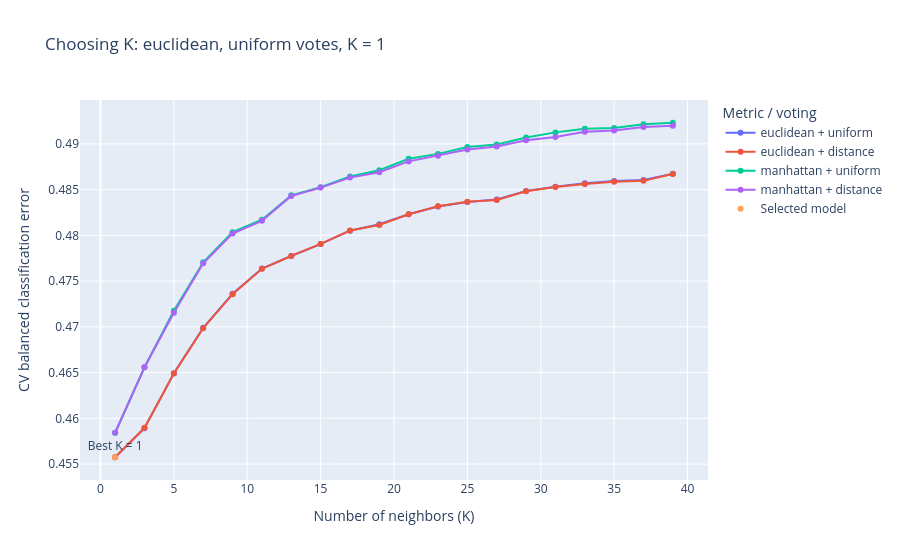

Source (notebook cell):
### Code cell
# create text label for each metric/voting combo so each line can be plotted separately
results_df["configuration"] = results_df["metric"] + " + " + results_df["weights"] 

fig = px.line(
    results_df.sort_values("k"), x="k", y="cv_balanced_error", color="configuration", markers=True,
    labels={"k": "Number of neighbors (K)",
            "cv_balanced_error": "CV balanced classification error",
            "configuration": "Metric / voting"},
    title=f"Choosing K: {best_metric}, {best_weights} votes, K = {best_k}"
)
fig.add_scatter(
    x=[best_k], y=[best_error], mode="markers+text",
    text=[f"Best K = {best_k}"], textposition="top center", name="Selected model"
)
fig.update_layout(hovermode="x unified")
fig.show()

### Figure 1 — Plotly figure (JSON) as saved in the notebook; plotly's stock layout.template omitted (floating-point values rounded to 4 significant figures)
{"data": [{"hovertemplate": "Metric / voting=euclidean + uniform<br>Number of neighbors (K)=%{x}<br>CV balanced classification error=%{y}<extra></extra>", "legendgroup": "euclidean + uniform", "line": {"color": "#636efa", "dash": "solid"}, "marker": {"symbol": "circle"}, "mode": "lines+markers", "name": "euclidean + uniform", "orientation": "v", "showlegend": true, "type": "scatter", "x": [1, 3, 5, 7, 9, 11, 13, 15, 17, 19, 21, 23, 25, 27, 29, 31, 33, 35, 37, 39], "xaxis": "x", "y": [0.4557, 0.4589, 0.4649, 0.4699, 0.4736, 0.4764, 0.4777, 0.479, 0.4805, 0.4812, 0.4823, 0.4832, 0.4836, 0.4839, 0.4849, 0.4853, 0.4857, 0.4859, 0.4861, 0.4867], "yaxis": "y"}, {"hovertemplate": "Metric / voting=euclidean + distance<br>Number of neighbors (K)=%{x}<br>CV balanced classification error=%{y}<extra></extra>", "legendgroup": "euclidean + distance", "line": {"color": "#EF553B", "dash": "solid"}, "marker": {"symbol": "circle"}, "mode": "lines+markers", "name": "euclidean + distance", "orientation": "v", "showlegend": true, "type": "scatter", "x": [1, 3, 5, 7, 9, 11, 13, 15, 17, 19, 21, 23, 25, 27, 29, 31, 33, 35, 37, 39], "xaxis": "x", "y": [0.4557, 0.459, 0.4649, 0.4699, 0.4736, 0.4764, 0.4777, 0.4791, 0.4805, 0.4811, 0.4823, 0.4832, 0.4837, 0.4839, 0.4848, 0.4853, 0.4856, 0.4859, 0.486, 0.4867], "yaxis": "y"}, {"hovertemplate": "Metric / voting=manhattan + uniform<br>Number of neighbors (K)=%{x}<br>CV balanced classification error=%{y}<extra></extra>", "legendgroup": "manhattan + uniform", "line": {"color": "#00cc96", "dash": "solid"}, "marker": {"symbol": "circle"}, "mode": "lines+markers", "name": "manhattan + uniform", "orientation": "v", "showlegend": true, "type": "scatter", "x": [1, 3, 5, 7, 9, 11, 13, 15, 17, 19, 21, 23, 25, 27, 29, 31, 33, 35, 37, 39], "xaxis": "x", "y": [0.4584, 0.4656, 0.4718, 0.4771, 0.4803, 0.4817, 0.4844, 0.4853, 0.4864, 0.4871, 0.4884, 0.4889, 0.4897, 0.4899, 0.4907, 0.4913, 0.4917, 0.4917, 0.4922, 0.4923], "yaxis": "y"}, {"hovertemplate": "Metric / voting=manhattan + distance<br>Number of neighbors (K)=%{x}<br>CV balanced classification error=%{y}<extra></extra>", "legendgroup": "manhattan + distance", "line": {"color": "#ab63fa", "dash": "solid"}, "marker": {"symbol": "circle"}, "mode": "lines+markers", "name": "manhattan + distance", "orientation": "v", "showlegend": true, "type": "scatter", "x": [1, 3, 5, 7, 9, 11, 13, 15, 17, 19, 21, 23, 25, 27, 29, 31, 33, 35, 37, 39], "xaxis": "x", "y": [0.4584, 0.4656, 0.4715, 0.4769, 0.4802, 0.4816, 0.4843, 0.4852, 0.4863, 0.4869, 0.4881, 0.4887, 0.4894, 0.4897, 0.4904, 0.4908, 0.4913, 0.4915, 0.4919, 0.492], "yaxis": "y"}, {"mode": "markers+text", "name": "Selected model", "text": ["Best K = 1"], "textposition": "top center", "type": "scatter", "x": [1], "y": [0.4557]}], "layout": {"hovermode": "x unified", "legend": {"title": {"text": "Metric / voting"}, "tracegroupgap": 0}, "title": {"text": "Choosing K: euclidean, uniform votes, K = 1"}, "xaxis": {"anchor": "y", "domain": [0, 1], "title": {"text": "Number of neighbors (K)"}}, "yaxis": {"anchor": "x", "domain": [0, 1], "title": {"text": "CV balanced classification error"}}}}
